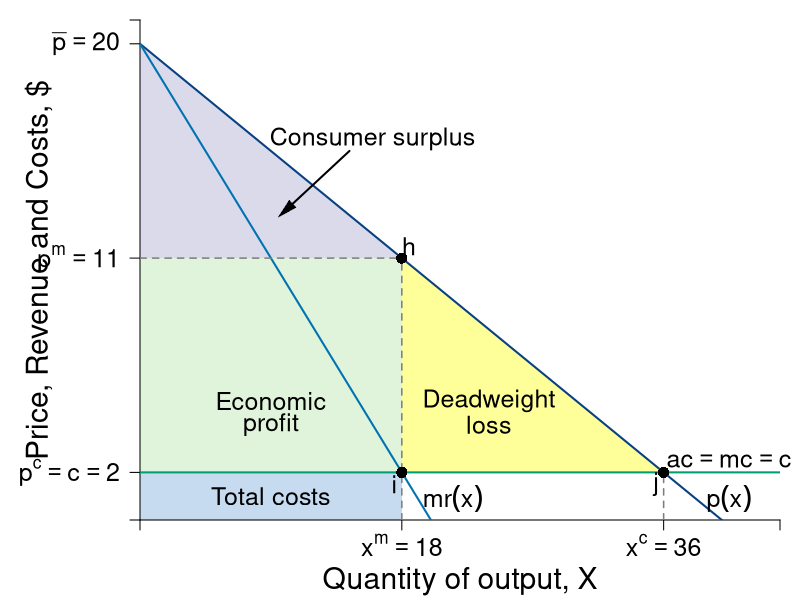

The R source for this figure:
#Graph Designer: Simon Halliday
#Authors: Bowles, Foley and Halliday
#Title: Coordination, Conflict and Competition: A Text in Microeconomics

require(shape)
pdf(file = "competitionmarkets/monopolist_deadweightloss_v2.pdf", width = 9, height = 7)

#Set parameters for graphics
pointsize <- 1.8
axislabelsize <- 1.8
labelsize <- 1.5
namesize <- 1.8
annotatesize <- 1.5
graphlinewidth <- 2
segmentlinewidth <- 1.5

COL <- c("#7fc97f", "#beaed4", "#fdc086", "#ffff99", "#386cb0", "#f0027f", "#bf5b17", "#666666")
COLA <- c("#e0f3db", "#99d8c9","#66c2a4","#41ae76", "#238b45", "#005824")
COLB <- c("#c6dbef", "#4eb3d3", "#2b8cbe", "#0868ac","#084081")
COLC <- c("#fcfbfd", "#efedf5", "#dadaeb", "#bcbddc", "#9e9ac8", "#807dba", "#6a51a3", "#54278f", "#3f007d")
grays <- gray.colors(25, start = 1, end = 0)
CBCols <- c("#009E73","#0072B2","#E69F00","#CC79A7", "#F0E442")

#Edited the margins to cater for the larger LHS labels
par(mar =  c(4, 7, 1, 1))

AvgRevenue <- function(x, rmax = 20, xmax = 40){
  rmax - (rmax/xmax)*x
}

MRevenue <- function(x, rmax = 20, xmax = 40){
  rmax - 2*(rmax/xmax)*x
}

AvgCost <- function(x, c0 = 2, c1 = 4){
  c0/x + c1
}

xlims <- c(0, 44)
ylims <- c(0, 21)

npts <- 501 
x <- seq(xlims[1], xlims[2], length.out = npts)
y <- seq(ylims[1], ylims[2], length.out = npts) 
a <- c(13, 16.75, 19.25)

plot(0, 0, xlim = xlims, ylim = ylims, type = "n",
     xlab = expression(paste("")),
     ylab = expression(paste("")), 
     xaxt = "n", 
     yaxt = "n", 
     cex.lab = axislabelsize, 
     bty = "n",
     xaxs="i", 
     yaxs="i")

# ticksy <- seq(from = ylims[1], to = ylims[2], by = 1)
# ylabels <- seq(from = ylims[1], to = ylims[2], by = 1)
# ticksx <- seq(from = xlims[1], to = xlims[2], by = 1)
# xlabels <- seq(from = xlims[1], to = xlims[2], by = 1)
ticksy <- c(0, 2, AvgRevenue(x = 18), 20, ylims[2])
#ylabels <- c(NA, expression(paste(p,"*", phantom())), expression(paste(p^{m})), expression(paste(bar(p))))
ylabels <- c(NA, expression(paste(p^c==c, phantom()== 2)), expression(paste(p^{m}==11)), expression(paste(bar(p)==20)), NA)
ticksx <- c(0, 18, 36, xlims[2])
#xlabels <- c(NA, expression(paste(x^{m})), expression(paste(x^{c})), NA)
xlabels <- c(NA, expression(paste(x^{m} == 18)), expression(paste(x^{c}==36)), NA)

npts <- 500 
xx1 <- seq(xlims[1], xlims[2], length.out = npts)
xx3 <- seq(2, 6, length.out = npts)

#Draw the polygon for profit
xpoly1 <- c(0, 18, 18, 0, 0)
ypoly1 <- c(2, 2, AvgRevenue(x = 18), AvgRevenue(x = 18), 18)
polygon(x = xpoly1, y = ypoly1, col=COLA[1], density=NULL, border = NA)

#Draw the polygon for costs
xpoly2 <- c(0, 18, 18, 0, 0)
ypoly2 <- c(0, 0, 2, 2, 2)
polygon(x = xpoly2, y = ypoly2, col=COLB[1], density=NULL, border = NA)

#Draw the polygon for deadweight loss
xpoly3 <- c(18, 18, 36, 18)
ypoly3 <- c(2, AvgRevenue(x = 18), 2, 2)
polygon(x = xpoly3, y = ypoly3, col=COL[4], density=NULL, border = NA)

#Draw the polygon for consumer surplus
xpoly4 <- c(0, 18, 0, 0)
ypoly4 <- c(AvgRevenue(18), AvgRevenue(18), 20, AvgRevenue(18))
polygon(x = xpoly4, y = ypoly4, col=COLC[3], density=NULL, border = NA)

axis(1, at = ticksx, pos = 0, labels = xlabels, cex.axis = labelsize)
axis(2, at = ticksy, pos = 0, labels = ylabels, las = 1, cex.axis = labelsize)

#lines(xx1, bcA(xx1, w = 10, p = 1.5), col = COLB[3], lwd = graphlinewidth)
lines(xx1, AvgRevenue(xx1, rmax = 20, xmax = 40), col = COLB[5], lwd = graphlinewidth)
lines(xx1, MRevenue(xx1, rmax = 20, xmax = 40), col = CBCols[2], lwd = graphlinewidth)
#lines(xx1, AvgCost(xx1, c0 = 2, c1 = 4), col = COLA[5], lwd = graphlinewidth)

#Label the axes
mtext(expression(paste("Quantity of output, ", X)), side=1, line = 3, cex = axislabelsize)
text(-7, 0.5*ylims[2], expression(paste("Price, Revenue and Costs, $")), xpd = TRUE, cex = axislabelsize, srt = 90) 

#Label curves
text(40.5, 2.5, expression(paste(ac == mc, phantom() == c)), cex = labelsize, xpd = TRUE)
text(40.5, 0.9, expression(paste(p(x))), cex = labelsize)
text(21.5, 0.9, expression(paste(mr(x))), cex = labelsize)


#Draw segments for total costs
segments(0, AvgRevenue(x = 18), 18, AvgRevenue(x = 18), lty = 2, col = grays[20] , lwd = segmentlinewidth)
segments(18, 0, 18, AvgRevenue(x = 18), lty = 2, col = grays[20] , lwd = segmentlinewidth)

#Marginal costs
segments(0, 2, xlims[2], 2, lty = 1, col = CBCols[1] , lwd = graphlinewidth)

#Segment for many firms comparison
segments(36, 0, 36, 2, lty = 2, col = grays[20] , lwd = segmentlinewidth)

#Label Points for comparison
points(18, MRevenue(x = 18), pch = 16, col = "black", cex = 1.5)
text(18 -0.5, MRevenue(x = 18) - 0.5, expression(i), cex = labelsize)

points(18, AvgRevenue(x = 18), pch = 16, col = "black", cex = 1.5)
text(18 + 0.5, AvgRevenue(x = 18) + 0.5, expression(h), cex = labelsize)

#Label Points for comparison
points(36, AvgRevenue(x = 36), pch = 16, col = "black", cex = 1.5)
text(36 -0.5, AvgRevenue(x = 36) - 0.5, expression(j), cex = labelsize)

# Arrow to Consumer surplus
text(16, 16, expression(paste("Consumer surplus")), cex = labelsize)
Arrows(14.4, 15.5, 10, 13, col = "black", lty = 1, lwd = 2, arr.type = "triangle", arr.lwd = 0.5)

#Labels cost and profit areas
text(9, 1, expression("Total costs"), cex = labelsize)
text(9, 5, expression("Economic"), cex = labelsize)
text(9, 4, expression("profit"), cex = labelsize)
text(24, 5, expression(paste("Deadweight")), cex = labelsize)
text(24, 4, expression(paste("loss")), cex = labelsize)

#text(9, 7, expression(paste(dwl(x) == frac(1,2)*(p^{m} - c)*(x^{c} - x^{m}))), cex = labelsize)
#Arrows(7.4, 6.5, 5.4, 5, col = "black", lty = 1, lwd = 2, arr.type = "triangle", arr.lwd = 0.5)



dev.off()
